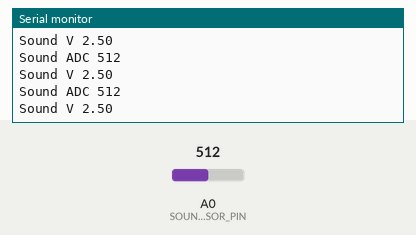
Recording of a sketch running on a simulated Arduino Uno, built with avr-gcc and run on an emulated ATmega328P. Shown: the last lines printed to the serial monitor. Inputs (shaded band) come from the test bench; at power-on: A0 (SOUND_SENSOR_PIN) = 512.

Above: at 7.2 s.
7.3 s: A0 (SOUND_SENSOR_PIN) set to 106
At 7.44 s:
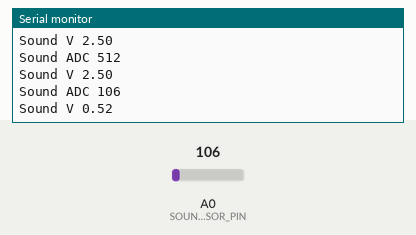
10.3 s: A0 (SOUND_SENSOR_PIN) set to 94
At 10.36 s:
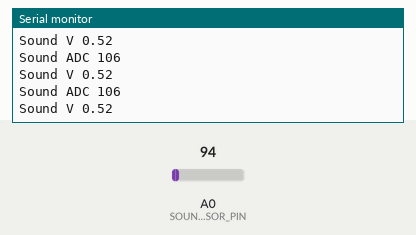
Timing chart, 0 to 12.8 s (numbered marks = the images above; inputs shaded):
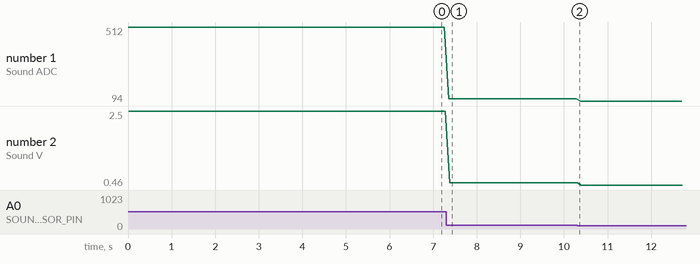

The sketch:

hl_mini_microphone_check.ino
```cpp
// (licence header left out)
// Раскоментировать строку #define USING_PLOTTER, для использования с Плоттером по последовательному соединению
//#define USING_PLOTTER

// Вывод датчика звука
const int SOUND_SENSOR_PIN = A0;

// Напряжение питания микроконтроллера и АЦП
const float POWER_SUPPLY_V = 5.0;

// Разрядность АЦП
const int BIT_DEPTH_ADC = 1024; // 2^10

void setup() {
  // Настройка скорости отладочного порта
  Serial.begin(9600);

  // Настройка вывода датчика звука на вход
  pinMode(SOUND_SENSOR_PIN, INPUT);

#ifdef USING_PLOTTER
  // Имена графиков в плоттере
  Serial.println("Sound_ADC, Sound_V");
#endif
}

void loop() {
  // Получение оцифрованного значения на датчике звука
  word sound_sensor_value = analogRead(SOUND_SENSOR_PIN);
  // Перевод оцифрованного значения в напряжение
  float sound_sensor_voltage = sound_sensor_value * (POWER_SUPPLY_V / BIT_DEPTH_ADC);

#ifdef USING_PLOTTER
// Вывод если используется Плоттер
  Serial.print(sound_sensor_value);
  Serial.print(',');
  Serial.println(sound_sensor_voltage);
  Serial.println();
  delay(10);
#else
  // Вывод если НЕ используется Плоттер
  Serial.print("Sound ADC ");
  Serial.println(sound_sensor_value);
  Serial.print("Sound V ");
  Serial.println(sound_sensor_voltage);
  Serial.println();
  delay(100);
#endif
}
```

Measured:
- after the input at 7.3 s, the serial monitor: prints a new line after 0.06 s (image 1)
- plotted number 1: 512 → 106 after the input at 7.3 s, 106 → 94 after the input at 10.3 s
- plotted number 2: 2.5 → 0.52 after the input at 7.3 s, 0.52 → 0.46 after the input at 10.3 s
